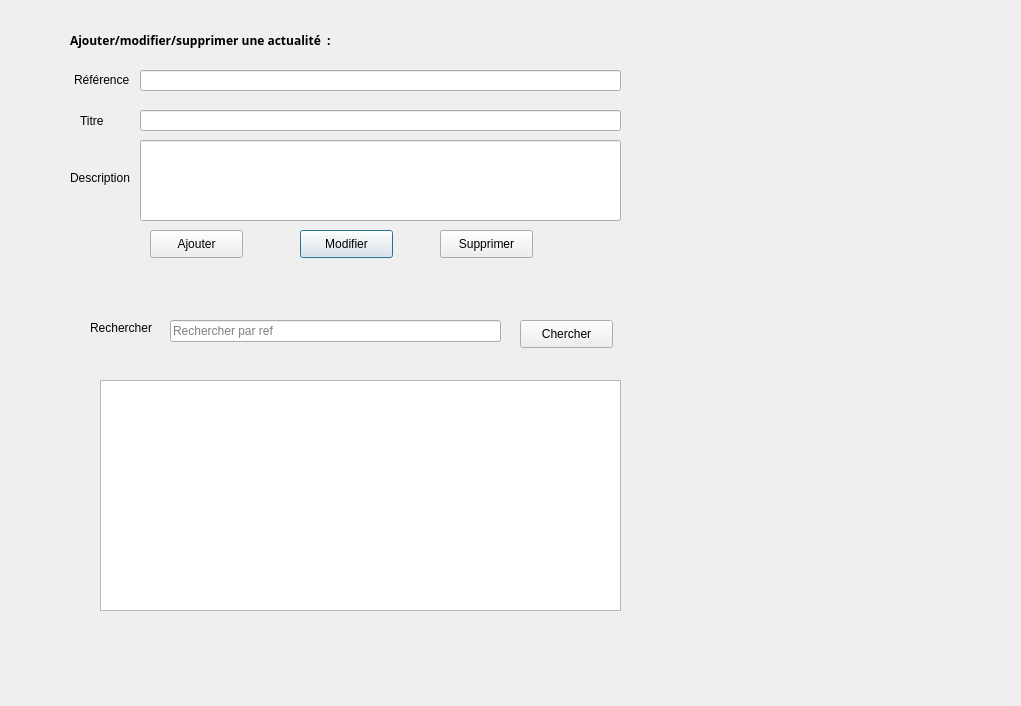
<?xml version="1.0" encoding="UTF-8"?>
<ui version="4.0">
 <class>crud_actualite</class>
 <widget class="QDialog" name="crud_actualite">
  <property name="geometry">
   <rect>
    <x>0</x>
    <y>0</y>
    <width>1021</width>
    <height>706</height>
   </rect>
  </property>
  <property name="windowTitle">
   <string>Actualités</string>
  </property>
  <widget class="QLineEdit" name="titre">
   <property name="geometry">
    <rect>
     <x>140</x>
     <y>110</y>
     <width>481</width>
     <height>21</height>
    </rect>
   </property>
  </widget>
  <widget class="QLineEdit" name="ref">
   <property name="geometry">
    <rect>
     <x>140</x>
     <y>70</y>
     <width>481</width>
     <height>21</height>
    </rect>
   </property>
  </widget>
  <widget class="QTableView" name="tabactualite">
   <property name="geometry">
    <rect>
     <x>100</x>
     <y>380</y>
     <width>521</width>
     <height>231</height>
    </rect>
   </property>
  </widget>
  <widget class="QLabel" name="label_3">
   <property name="geometry">
    <rect>
     <x>80</x>
     <y>100</y>
     <width>81</width>
     <height>41</height>
    </rect>
   </property>
   <property name="text">
    <string>Titre</string>
   </property>
  </widget>
  <widget class="QPushButton" name="pushButton_10">
   <property name="geometry">
    <rect>
     <x>300</x>
     <y>230</y>
     <width>93</width>
     <height>28</height>
    </rect>
   </property>
   <property name="text">
    <string>Modifier</string>
   </property>
  </widget>
  <widget class="QLabel" name="label_4">
   <property name="geometry">
    <rect>
     <x>70</x>
     <y>170</y>
     <width>81</width>
     <height>16</height>
    </rect>
   </property>
   <property name="text">
    <string>Description</string>
   </property>
  </widget>
  <widget class="QLineEdit" name="description">
   <property name="geometry">
    <rect>
     <x>140</x>
     <y>140</y>
     <width>481</width>
     <height>81</height>
    </rect>
   </property>
  </widget>
  <widget class="QPushButton" name="pushButton_3">
   <property name="geometry">
    <rect>
     <x>150</x>
     <y>230</y>
     <width>93</width>
     <height>28</height>
    </rect>
   </property>
   <property name="text">
    <string>Ajouter</string>
   </property>
  </widget>
  <widget class="QLabel" name="label_55">
   <property name="geometry">
    <rect>
     <x>74</x>
     <y>70</y>
     <width>71</width>
     <height>20</height>
    </rect>
   </property>
   <property name="text">
    <string>Référence</string>
   </property>
  </widget>
  <widget class="QPushButton" name="pushButton_11">
   <property name="geometry">
    <rect>
     <x>440</x>
     <y>230</y>
     <width>93</width>
     <height>28</height>
    </rect>
   </property>
   <property name="text">
    <string>Supprimer</string>
   </property>
  </widget>
  <widget class="QLabel" name="label_5">
   <property name="geometry">
    <rect>
     <x>870</x>
     <y>0</y>
     <width>111</width>
     <height>81</height>
    </rect>
   </property>
   <property name="text">
    <string/>
   </property>
   <property name="pixmap">
    <pixmap>../84639679_1093221177697262_6017725296000630784_n.png</pixmap>
   </property>
   <property name="scaledContents">
    <bool>true</bool>
   </property>
  </widget>
  <widget class="QLabel" name="label_2">
   <property name="geometry">
    <rect>
     <x>70</x>
     <y>10</y>
     <width>341</width>
     <height>61</height>
    </rect>
   </property>
   <property name="font">
    <font>
     <family>Arial Black</family>
     <weight>75</weight>
     <bold>true</bold>
    </font>
   </property>
   <property name="text">
    <string>Ajouter/modifier/supprimer une actualité  :</string>
   </property>
  </widget>
  <widget class="QLineEdit" name="lineEdit">
   <property name="geometry">
    <rect>
     <x>170</x>
     <y>320</y>
     <width>331</width>
     <height>22</height>
    </rect>
   </property>
   <property name="placeholderText">
    <string>Rechercher par ref</string>
   </property>
  </widget>
  <widget class="QLabel" name="label">
   <property name="geometry">
    <rect>
     <x>90</x>
     <y>320</y>
     <width>121</width>
     <height>16</height>
    </rect>
   </property>
   <property name="text">
    <string>Rechercher</string>
   </property>
  </widget>
  <widget class="QPushButton" name="pushButton">
   <property name="geometry">
    <rect>
     <x>520</x>
     <y>320</y>
     <width>93</width>
     <height>28</height>
    </rect>
   </property>
   <property name="text">
    <string>Chercher</string>
   </property>
  </widget>
 </widget>
 <resources/>
 <connections/>
</ui>
